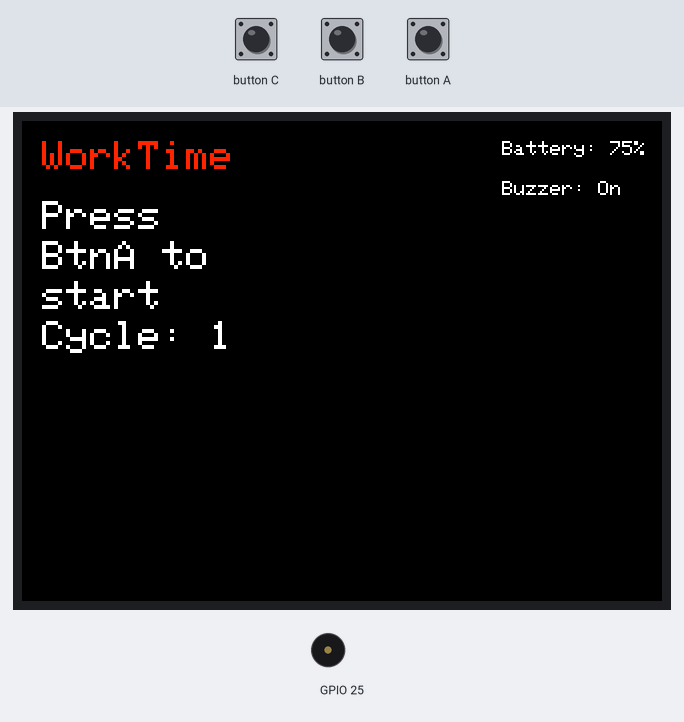
A sketch run on a simulated ESP32. Shown: 320×240 colour display, buzzer (waves = sounding). The test bench sets the inputs (shaded band).

Above: at 1.6 s.
1.7 s: button A pressed for 0.15 s
At 3.5 s:
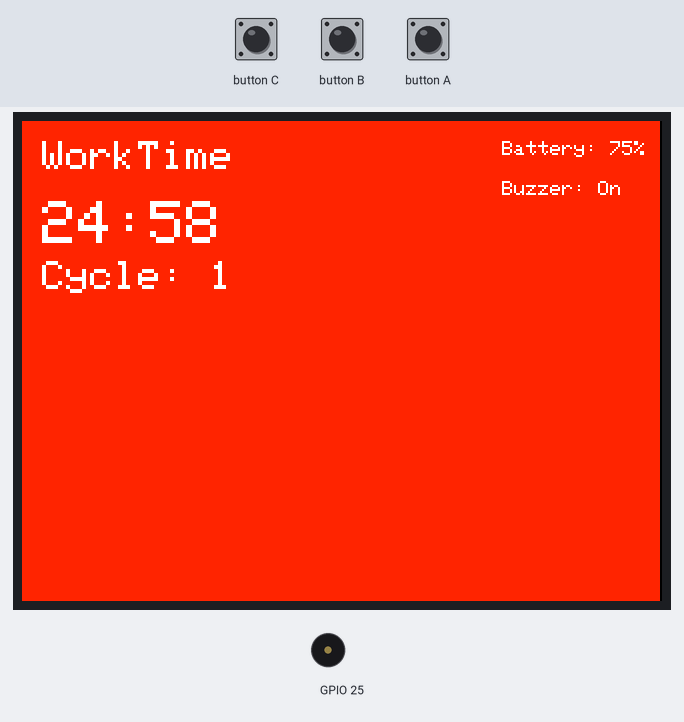
4.8 s: button C pressed for 0.15 s
At 6.1 s:
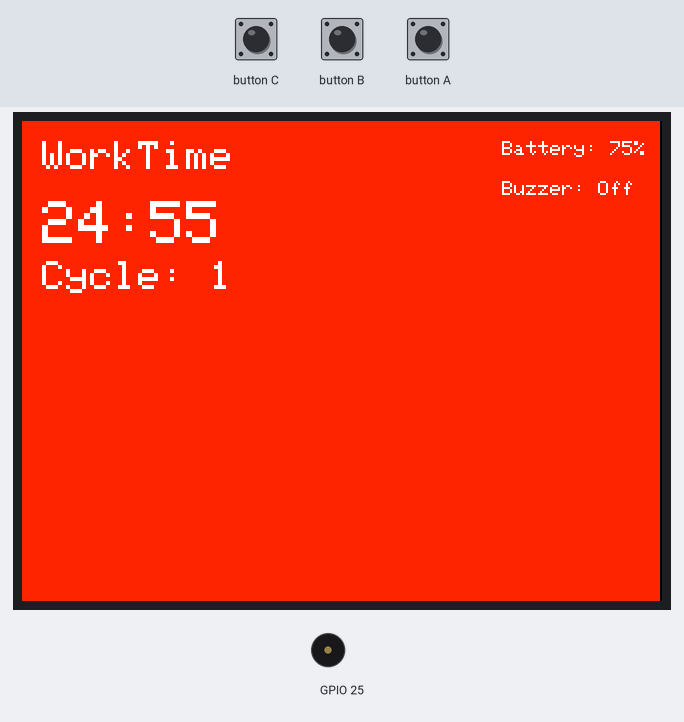
7.9 s: button B pressed for 0.15 s
At 9.3 s:
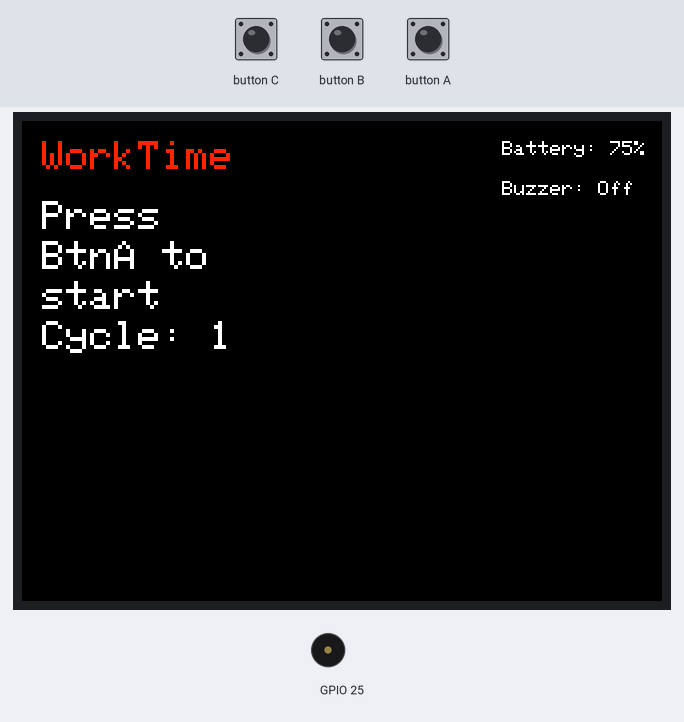
9.6 s: button C pressed for 1 s
12.1 s: button C pressed for 0.15 s
13.7 s: button A pressed for 1 s
At 16.3 s:
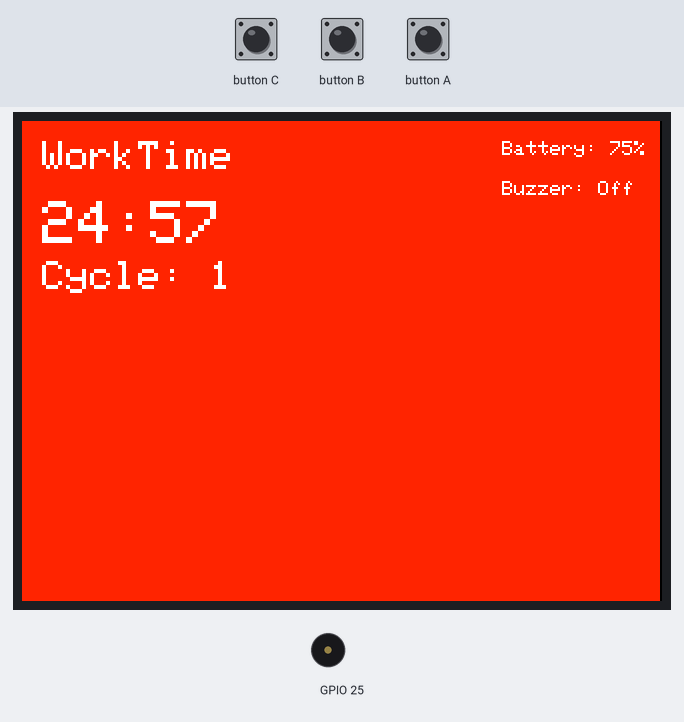
Timing chart, 0 to 17.2 s (numbered marks = the images above; inputs shaded):
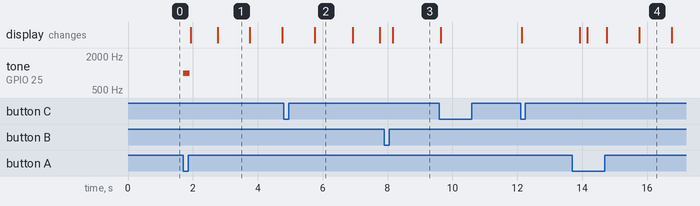

The sketch:

M5Basic_pomodoro.ino
```cpp
#include <M5Stack.h>

unsigned long startMillis;
unsigned long pausedMillis = 0;
unsigned long elapsedMillis;
bool isRunning = false;
bool isPaused = false;
bool isWorkTime = true;
bool isBuzzerOn = true; // ブザーの初期状態
int cycleCount = 1; // サイクルを1から始める

const unsigned long workDuration = 25 * 60 * 1000; // 25 minutes in milliseconds
const unsigned long breakDuration = 5 * 60 * 1000; // 5 minutes in milliseconds

const uint16_t WORK_COLOR = 0xf920; // 赤 (#ff2600)
const uint16_t BREAK_COLOR = 0x051f; // 青 (#00a2ff)
const uint16_t PAUSE_COLOR = 0x52aa; // グレー (#575757)

unsigned long lastMinutes = 0;
unsigned long lastSeconds = 0;
bool lastIsWork = true;
bool lastIsPaused = false;

int barWidth = 0; // 進行バーの幅を保持する変数

TFT_eSprite sprite = TFT_eSprite(&M5.Lcd); // TFT_eSpriteのインスタンスを作成

void setup() {
  M5.begin();
  M5.Power.begin();
  M5.Lcd.clear();
  M5.Lcd.setRotation(1); // 画面の向きを設定
  sprite.setColorDepth(8); // カラーデプスを設定
  sprite.createSprite(M5.Lcd.width(), M5.Lcd.height()); // スプライトのサイズを設定
  showInitialScreen();
}

void loop() {
  M5.update();
  if (M5.BtnA.wasPressed()) {
    if (isRunning) {
      if (isPaused) {
        isPaused = false;
        lastIsPaused = false;
        startMillis = millis() - pausedMillis;
      } else {
        isPaused = true;
        pausedMillis = millis() - startMillis;
        showPausedScreen();
      }
    } else {
      isRunning = true;
      isPaused = false;
      lastIsPaused = false;
      startMillis = millis();
      if (isBuzzerOn) buzzSingle();
      updateScreen();
    }
  }

  if (M5.BtnB.wasPressed()) {
    resetTimer();
  }

  if (M5.BtnC.wasPressed()) {
    isBuzzerOn = !isBuzzerOn; // ブザーのオン/オフを切り替え
    updateScreen();
  }

  if (isRunning && !isPaused) {
    unsigned long currentMillis = millis();
    elapsedMillis = currentMillis - startMillis;

    if (isWorkTime) {
      if (elapsedMillis >= workDuration) {
        isRunning = false;
        isWorkTime = false;
        if (isBuzzerOn) buzzDouble();
        updateScreen();
      } else {
        showTime(workDuration - elapsedMillis, workDuration, true);
      }
    } else {
      if (elapsedMillis >= breakDuration) {
        isRunning = false;
        isWorkTime = true;
        cycleCount++; // サイクルカウントを増やす
        if (isBuzzerOn) buzzDouble();
        updateScreen();
      } else {
        showTime(breakDuration - elapsedMillis, breakDuration, false);
      }
    }
  }
}

void showTime(unsigned long timeLeft, unsigned long totalDuration, bool isWork) {
  unsigned long minutes = (timeLeft / 1000) / 60;
  unsigned long seconds = (timeLeft / 1000) % 60;

  if (seconds != lastSeconds || isWork != lastIsWork || lastIsPaused) {
    lastMinutes = minutes;
    lastSeconds = seconds;
    lastIsWork = isWork;
    lastIsPaused = false;

    float progress = (float)timeLeft / totalDuration;
    barWidth = progress * 320;

    sprite.fillSprite(TFT_BLACK);
    sprite.fillRect(0, 0, barWidth, 240, isWork ? WORK_COLOR : BREAK_COLOR);

    sprite.setTextColor(TFT_WHITE);
    sprite.setCursor(10, 10);
    sprite.setTextSize(2);
    sprite.println(isWork ? "WorkTime" : "BreakTime");

    sprite.setTextSize(3);
    sprite.setCursor(10, 40);
    sprite.printf("%02lu:%02lu", minutes, seconds);

    sprite.setTextSize(2);
    sprite.setCursor(10, 70);
    sprite.printf("Cycle: %d", cycleCount);

    showBatteryStatus();

    sprite.pushSprite(0, 0); // スプライトを表示
  }
}

void showPausedScreen() {
  sprite.fillRect(0, 0, barWidth, 240, PAUSE_COLOR);
  sprite.setTextColor(TFT_WHITE);
  sprite.setTextSize(2);
  sprite.setCursor(10, 10);
  sprite.println(isWorkTime ? "WorkTime" : "BreakTime");

  sprite.setTextSize(3);
  sprite.setCursor(10, 40);
  sprite.printf("%02lu:%02lu", lastMinutes, lastSeconds);

  sprite.setTextSize(2);
  sprite.setCursor(10, 70);
  sprite.printf("Cycle: %d", cycleCount);

  sprite.setCursor(10, 100);
  sprite.println("Paused");

  showBatteryStatus();

  sprite.pushSprite(0, 0); // スプライトを表示
  lastIsPaused = true;
}

void showInitialScreen() {
  sprite.fillSprite(TFT_BLACK);
  sprite.setTextSize(2);
  if (isWorkTime) {
    sprite.setTextColor(WORK_COLOR);
    sprite.setCursor(10, 10);
    sprite.println("WorkTime");
  } else {
    sprite.setTextColor(BREAK_COLOR);
    sprite.setCursor(10, 10);
    sprite.println("BreakTime");
  }

  sprite.setTextColor(TFT_WHITE);
  sprite.setCursor(10, 40);
  sprite.println("Press");
  sprite.setCursor(10, 60);
  sprite.println("BtnA to");
  sprite.setCursor(10, 80);
  sprite.println("start");

  sprite.setCursor(10, 100);
  sprite.printf("Cycle: %d", cycleCount);

  showBatteryStatus();

  sprite.pushSprite(0, 0); // スプライトを表示
}

void updateScreen() {
  if (isRunning) {
    unsigned long currentMillis = millis();
    elapsedMillis = currentMillis - startMillis;
    if (isWorkTime) {
      showTime(workDuration - elapsedMillis, workDuration, true);
    } else {
      showTime(breakDuration - elapsedMillis, breakDuration, false);
    }
  } else {
    showInitialScreen();
  }
}

void showBatteryStatus() {
  int batteryLevel = M5.Power.getBatteryLevel();
  bool isCharging = M5.Power.isCharging();

  sprite.setTextColor(TFT_WHITE);
  sprite.setCursor(240, 10); // 画面の右上に表示
  sprite.setTextSize(1);

  if (isCharging) {
    sprite.println("Charging");
  } else {
    sprite.printf("Battery: %d%%", batteryLevel);
  }

  sprite.setCursor(240, 30); // 電池残量の下に表示
  sprite.printf("Buzzer: %s", isBuzzerOn ? "On" : "Off");
}

void buzzSingle() {
  M5.Speaker.tone(1000, 200); // 1KHzの音を200ms鳴らす
}

void buzzDouble() {
  M5.Speaker.tone(1000, 200); // 1KHzの音を200ms鳴らす
  delay(200);
  M5.Speaker.tone(1000, 200); // 1KHzの音を200ms鳴らす
}

void resetTimer() {
  isRunning = false;
  isPaused = false;
  startMillis = 0;
  pausedMillis = 0;
  elapsedMillis = 0;
  isWorkTime = true;
  showInitialScreen();
}
```

Measured:
- after the input at 1.7 s, tone on GPIO 25: silent → 1000 Hz at once, → silent 0.20 s later; the display: first changes after 0.23 s (image 1 shows a later state)
- after the input at 4.8 s, the display: changes after 0.95 s (image 2)
- after the input at 7.9 s, the display: changes after 0.26 s (image 3)
- after the input at 13.7 s, the display: first changes after 0.23 s (image 4 shows a later state)
- what the display in image 1 shows lasts 1.0 s, from 2.8 s to 3.8 s
- what the display in image 2 shows lasts 1.1 s, from 5.8 s to 6.9 s
